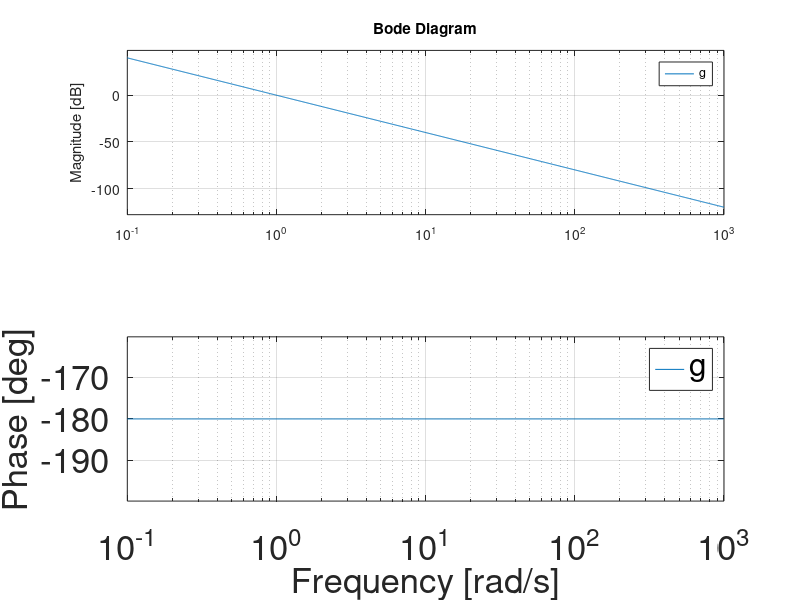

Here is the MATLAB script that generated this plot:
clear all
pkg load control;
s=tf('s');
g=1/s^2;
bode(g);
fontsize=25;
set([gca; findall(gca, 'Type','text')], 'FontSize', fontsize);
